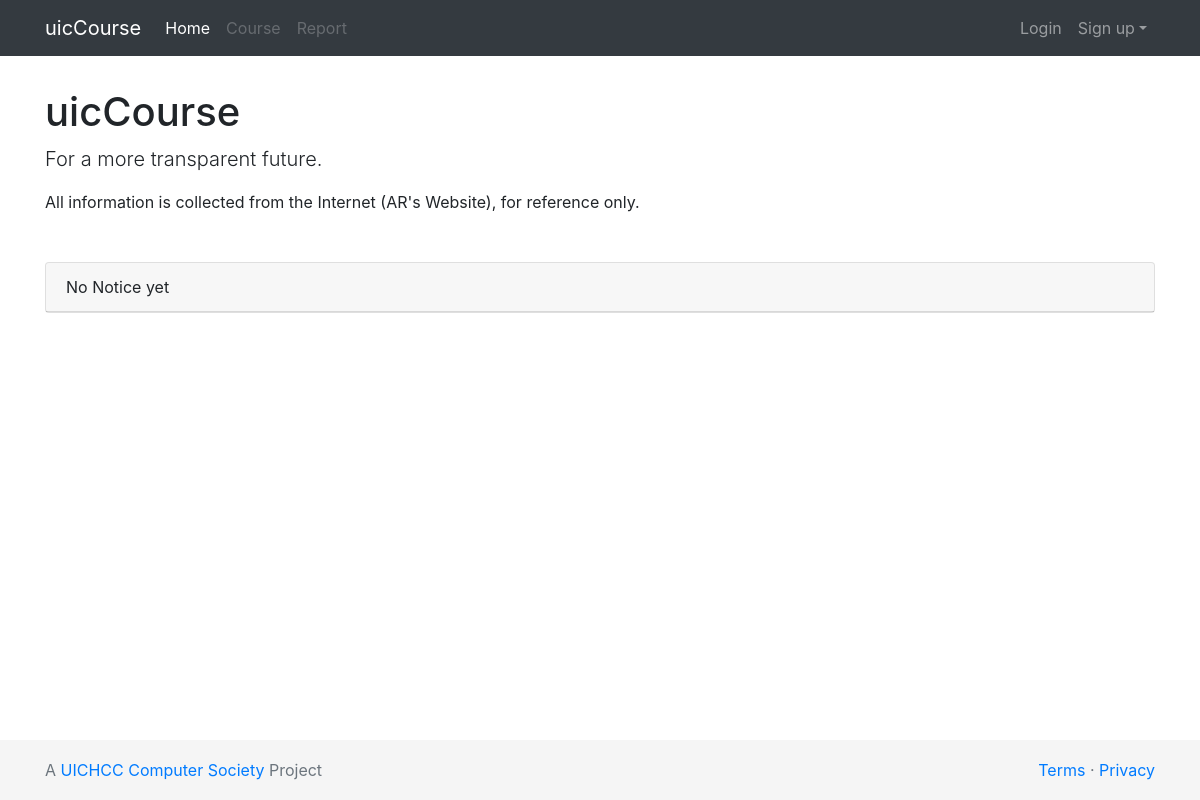
Before: / with the older database file.
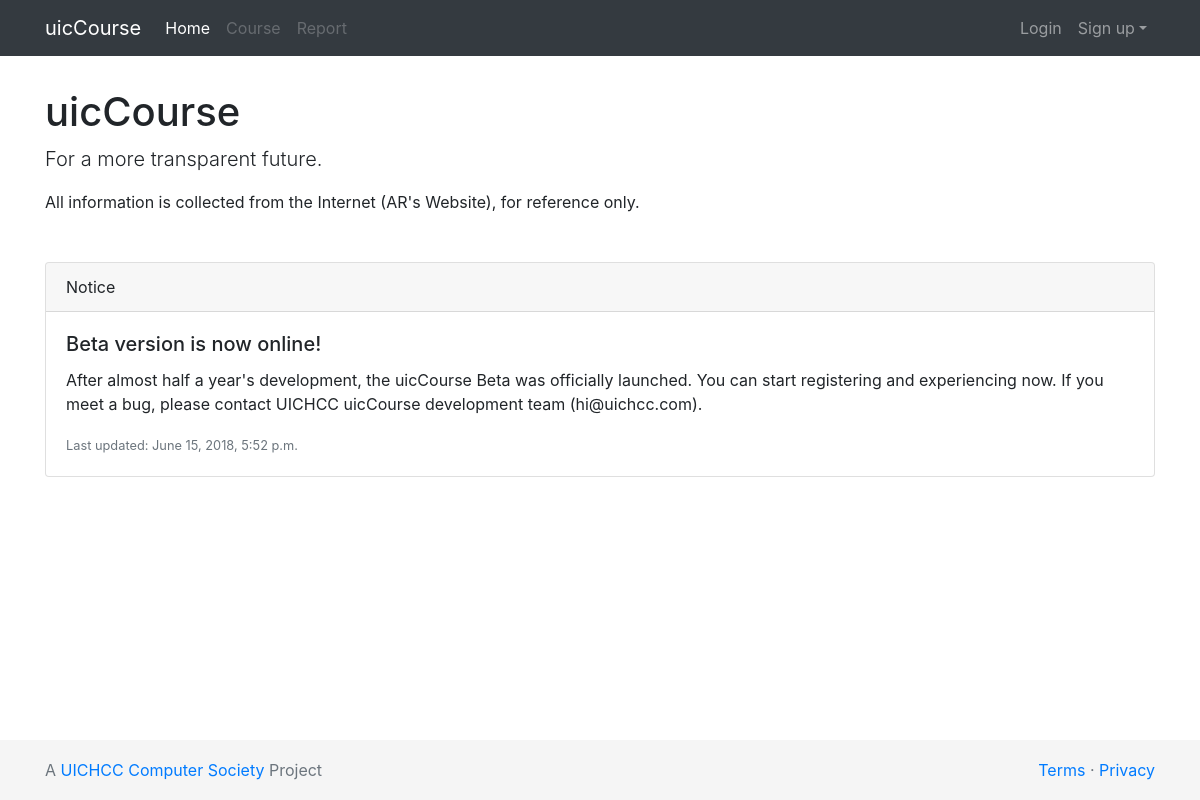
After: the same page with the newer database file.
### dashboard/models.py (models this page shows, shortened)
class Notice(models.Model):
    title = models.CharField(max_length=128)
    content = models.TextField(default='')
    publish_date = models.DateTimeField(auto_now_add=True)
    update_time = models.DateTimeField(auto_now=True)
    is_visible = models.BooleanField(default=True)
    class Meta:
        ordering = ['-update_time']

### dashboard/views.py (the view)
# urls.py: path('', views.welcome_page, name='welcome_page'),
def welcome_page(request):
    latest_notice = Notice.objects.filter(is_visible=True)[:3]  # only take latest notice
    return render(request, 'index/index.html', {'latest_notice': latest_notice})

### dashboard/templates/index/index.html (shortened to what this page needs)
<!doctype html>
<html lang="en">
<head>
    <link href="https://cdn.bootcss.com/bootstrap/4.1.1/css/bootstrap.min.css" rel="stylesheet">
    {% load static %}
</head>
<body>
{% include "index/header.html" %}
{% include "index/messager.html" %}
<main role="main" class="container mb-5">
    <h1 class="mt-md-3">uicCourse</h1>
    <p class="lead">For a more transparent future.</p>
    <p>All information is collected from the Internet (AR's Website), for reference only.</p>
    <div class="card-deck mt-md-5">
    {% if latest_notice %}
    {% for notice in latest_notice %}
        <div class="card">
            <div class="card-header">Notice</div>
            <div class="card-body">
                <h5 class="card-title">{{notice.title}}</h5>
                <p class="card-text">{{notice.content}}</p>
                <p class="card-text"><small class="text-muted">Last updated: {{notice.update_time}}</small></p>
            </div>
        </div>
    {% endfor %}
    {% else %}
        <div class="card">
            <div class="card-header">No Notice yet</div>
        </div>
    {% endif %}
    </div>
</main>
{% include "index/footer.html" %}
</body>
</html>

### dashboard/templates/index/header.html (shortened to what this page needs)
<header>
    <nav class="navbar navbar-expand-lg navbar-dark bg-dark">
        <div class="container">
            <a class="navbar-brand" href="{% url 'welcome_page' %}">uicCourse</a>
            <div class="collapse navbar-collapse" id="topNavigationBar">
                <ul class="navbar-nav mr-auto">
                    <li class="nav-item active">
                        <a class="nav-link" href="{% url 'welcome_page' %}">Home <span class="sr-only">(current)</span></a>
                    </li>
                    <li class="nav-item">
                        <a class="nav-link disabled" href="{% url 'course_list_page' %}">Course</a>
                    </li>
                    <li class="nav-item">
                        <a class="nav-link disabled" href="#">Report</a>
                    </li>
                </ul>
                <ul class="navbar-nav">
                    {% if user.is_anonymous %}
                    <li class="nav-item"><a class="nav-link" href="{% url 'login_page' %}">Login</a></li>
                    <li class="nav-item dropdown">
                        <a class="nav-link dropdown-toggle" href="#" id="topNavigationBarDropDown"
                           data-toggle="dropdown" aria-haspopup="true" aria-expanded="false">Sign up</a>
                    </li>
                    {% endif %}
                </ul>
            </div>
        </div>
    </nav>
</header>

### dashboard/templates/index/messager.html (shortened to what this page needs)
<div class="container p-2">
</div>

### dashboard/templates/index/footer.html (shortened to what this page needs)
<footer style="position: absolute; bottom: 0; width: 100%; height: 60px; line-height: 60px; background-color: #f5f5f5;">
    <div class="container d-flex justify-content-between">
        <span class="text-muted">A <a href="https://uichcc.com">UICHCC Computer Society</a> Project</span>
        <span class="text-muted"><a href="{% url 'terms_page' %}">Terms</a> · <a href="{% url 'privacy_page' %}">Privacy</a></span>
    </div>
</footer>

### dashboard/templates/index/index.html (style rules this page uses)
html { position: relative; min-height: 100%; }
body { margin-bottom: 60px; }

Changed rows visible on the page:
added Notice: title "Beta version is now online!", content "After almost half a year's development, the uicCourse Beta was officially launched. You can start registering and experiencing now. If you meet a bug, please contact UICHCC uicCourse development team (hi@uichcc.com).", update_time "June 15, 2018, 5:52 p.m."
Other visible differences:
text no longer shown: "No Notice yet"
